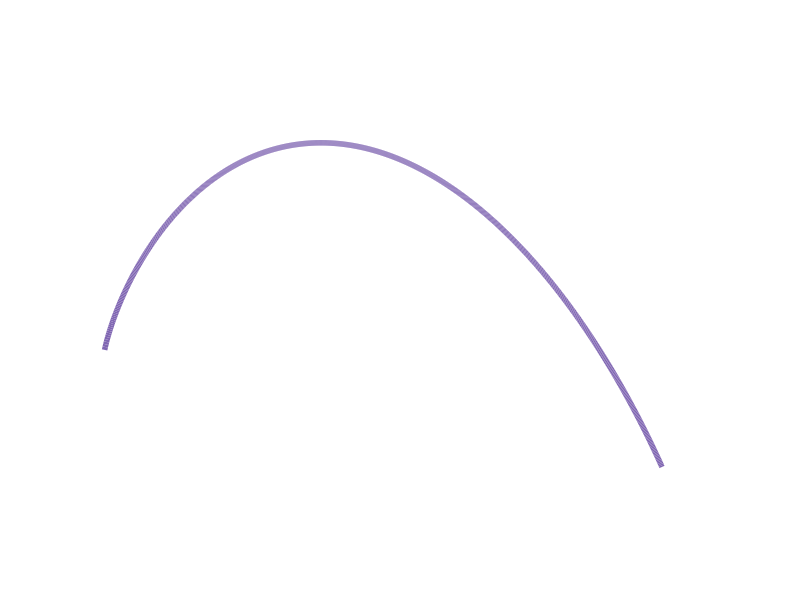

The MATLAB source for this figure:
p_list = [0.001:0.001:0.9];
p0 = 0.35;

KL = p_list .* log(p_list / p0) + (1-p_list) .* log( (1-p_list) / (1-p0) );

plot(p_list, -KL, 'linewidth',4, 'color', [.5 .4 .7])

axis off
